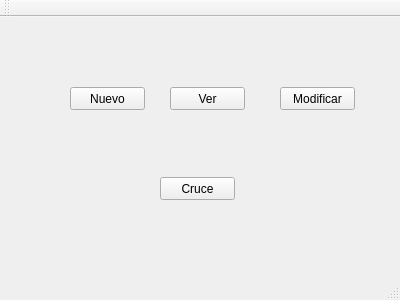
<?xml version="1.0" encoding="UTF-8"?>
<ui version="4.0">
 <class>MainWindow</class>
 <widget class="QMainWindow" name="MainWindow">
  <property name="geometry">
   <rect>
    <x>0</x>
    <y>0</y>
    <width>400</width>
    <height>300</height>
   </rect>
  </property>
  <property name="windowTitle">
   <string>MainWindow</string>
  </property>
  <widget class="QWidget" name="centralWidget">
   <widget class="QPushButton" name="pushButton">
    <property name="geometry">
     <rect>
      <x>70</x>
      <y>70</y>
      <width>75</width>
      <height>23</height>
     </rect>
    </property>
    <property name="text">
     <string>Nuevo</string>
    </property>
   </widget>
   <widget class="QPushButton" name="pushButton_2">
    <property name="geometry">
     <rect>
      <x>170</x>
      <y>70</y>
      <width>75</width>
      <height>23</height>
     </rect>
    </property>
    <property name="text">
     <string>Ver</string>
    </property>
   </widget>
   <widget class="QPushButton" name="pushButton_3">
    <property name="geometry">
     <rect>
      <x>280</x>
      <y>70</y>
      <width>75</width>
      <height>23</height>
     </rect>
    </property>
    <property name="text">
     <string>Modificar</string>
    </property>
   </widget>
   <widget class="QPushButton" name="pb_cruce">
    <property name="geometry">
     <rect>
      <x>160</x>
      <y>160</y>
      <width>75</width>
      <height>23</height>
     </rect>
    </property>
    <property name="text">
     <string>Cruce</string>
    </property>
   </widget>
  </widget>
  <widget class="QMenuBar" name="menuBar">
   <property name="geometry">
    <rect>
     <x>0</x>
     <y>0</y>
     <width>400</width>
     <height>21</height>
    </rect>
   </property>
  </widget>
  <widget class="QToolBar" name="mainToolBar">
   <attribute name="toolBarArea">
    <enum>TopToolBarArea</enum>
   </attribute>
   <attribute name="toolBarBreak">
    <bool>false</bool>
   </attribute>
  </widget>
  <widget class="QStatusBar" name="statusBar"/>
 </widget>
 <layoutdefault spacing="6" margin="11"/>
 <resources/>
 <connections/>
</ui>
